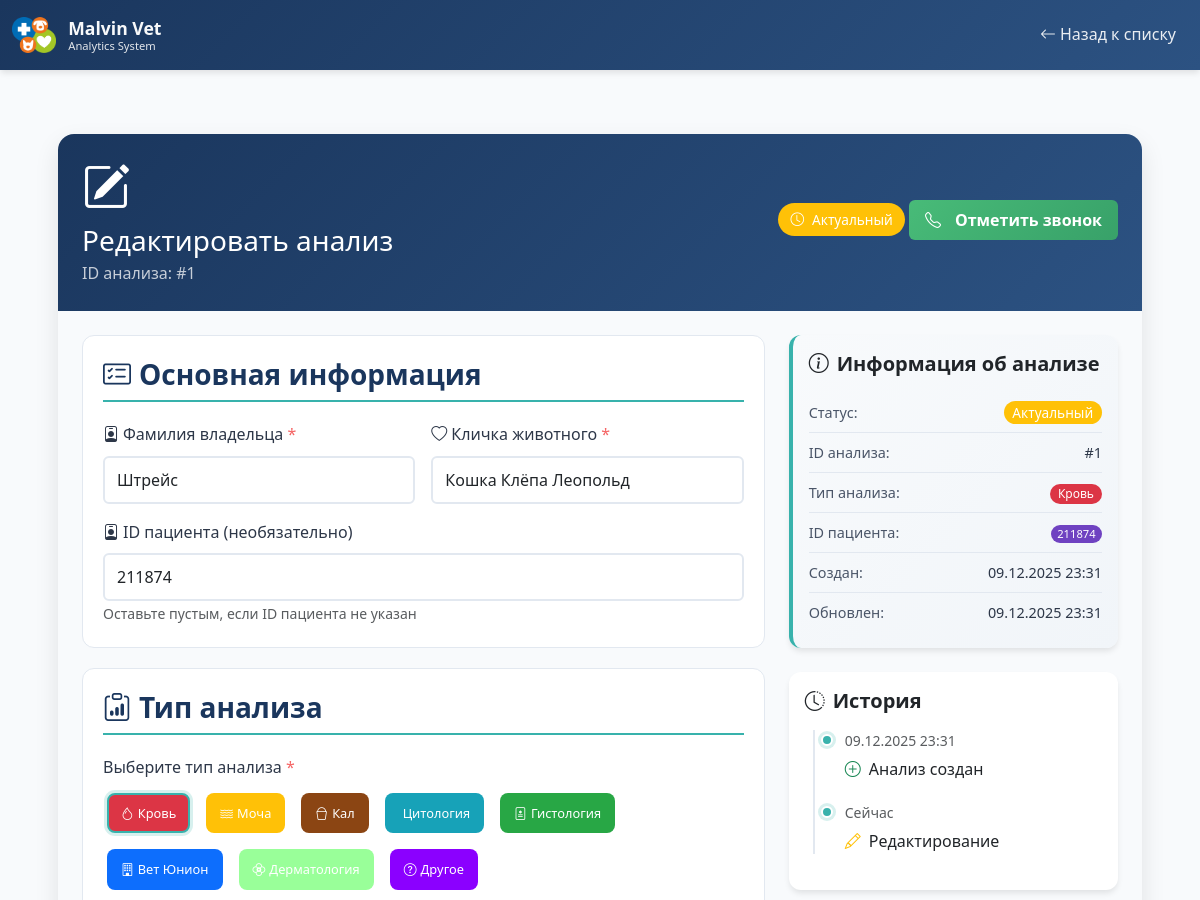
Before: /analysis/1/edit (signed in, upper part) with the older database file.
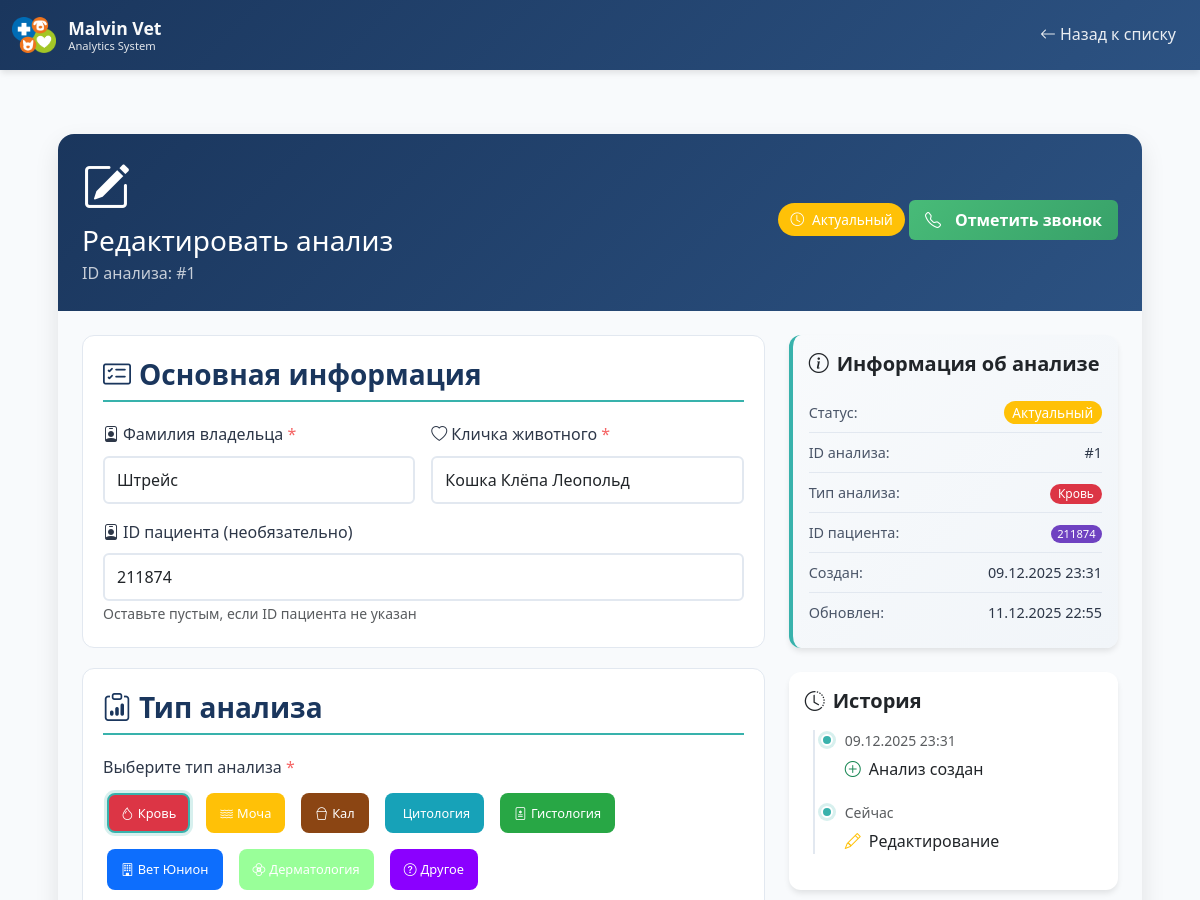
After: the same page with the newer database file.
### app.py (models this page shows)
class Analysis(db.Model):
    id = db.Column(db.Integer, primary_key=True)
    patient_id = db.Column(db.String(50))  # ID пациента
    client_surname = db.Column(db.String(100), nullable=False)
    pet_name = db.Column(db.String(100), nullable=False)
    analysis_type = db.Column(db.String(50), nullable=False)
    status = db.Column(db.String(20), default='actual')  # actual, processed
    is_called = db.Column(db.Boolean, default=False)
    call_date = db.Column(db.DateTime)
    created_at = db.Column(db.DateTime, default=datetime.utcnow)
    updated_at = db.Column(db.DateTime, default=datetime.utcnow, onupdate=datetime.utcnow)
    doctor_id = db.Column(db.Integer, db.ForeignKey('doctor.id'), nullable=False)
    notes = db.Column(db.Text)
    doctor = db.relationship('Doctor', backref='analysis_ref')

### app.py (the view, shortened to what this page needs)
@app.route('/analysis/<int:analysis_id>/edit', methods=['GET', 'POST'])
@login_required
def edit_analysis(analysis_id):
    analysis = Analysis.query.get_or_404(analysis_id)
    doctors = Doctor.query.order_by(Doctor.name).all()
    return render_template('edit_analysis.html', analysis=analysis, doctors=doctors)

### app.py (called while the page is built)
def login_required(f):
    @wraps(f)
    def decorated_function(*args, **kwargs):
        if not session.get('logged_in'):
            flash('Пожалуйста, войдите в систему', 'warning')
            return redirect(url_for('login'))
        return f(*args, **kwargs)
    return decorated_function

### templates/edit_analysis.html (shortened to what this page needs)
<!DOCTYPE html>
{% macro analysis_badge(analysis_type) %}
    {% set analysis_colors = {
        'Кровь': 'blood',
        'Моча': 'urine',
        'Кал': 'feces',
        'Цитология': 'cytology',
        'Гистология': 'histology',
        'Вет Юнион': 'vet-union',
        'Дерматология': 'dermatology'
    } %}
    {% if analysis_type in analysis_colors %}
    <span class="badge badge-{{ analysis_colors[analysis_type] }} analysis-badge">
        {{ analysis_type }}
    </span>
    {% else %}
    <span class="badge badge-manual analysis-badge">
        {{ analysis_type }}
    </span>
    {% endif %}
{% endmacro %}
<html lang="ru" data-bs-theme="light">
<head>
    <link href="https://cdn.jsdelivr.net/npm/bootstrap@5.3.0/dist/css/bootstrap.min.css" rel="stylesheet">
    <link rel="stylesheet" href="https://cdn.jsdelivr.net/npm/bootstrap-icons@1.11.0/font/bootstrap-icons.css">
    <link rel="stylesheet" href="{{ url_for('static', filename='css/style.css') }}">
</head>
<body>
    <nav class="navbar navbar-expand-lg navbar-dark" style="background: linear-gradient(135deg, var(--malvin-blue) 0%, var(--malvin-light-blue) 100%);">
        <div class="container-fluid">
            <a class="navbar-brand navbar-brand-logo" href="{{ url_for('index') }}">
                <img src="{{ url_for('static', filename='logo.png') }}" alt="Malvin Vet Logo" onerror="this.style.display='none'; this.nextElementSibling.style.display='flex';">
                <div class="navbar-brand-text">
                    <span class="brand-name text-light">Malvin Vet</span>
                    <span class="brand-subtitle text-light">Analytics System</span>
                </div>
            </a>
            <div class="navbar-nav ms-auto">
                <a class="nav-link" href="{{ url_for('index') }}">
                    <i class="bi bi-arrow-left me-1"></i>Назад к списку
                </a>
            </div>
        </div>
    </nav>
    <div class="container py-5">
        <div class="form-container">
            <div class="form-card">
                <div class="form-header">
                    <div class="d-flex justify-content-between align-items-center">
                        <div>
                            <div class="mb-2">
                                <i class="bi bi-pencil-square display-5"></i>
                            </div>
                            <h1 class="h3 mb-1">Редактировать анализ</h1>
                            <p class="mb-0 opacity-75">ID анализа: #{{ analysis.id }}</p>
                        </div>
                        <div class="text-end">
                            <div class="status-badge {% if analysis.status == 'processed' %}bg-success{% else %}bg-warning{% endif %} mb-2">
                                <i class="bi bi-{% if analysis.status == 'processed' %}check-circle{% else %}clock{% endif %} me-1"></i>
                                {% if analysis.status == 'processed' %}
                                    Обработан
                                {% else %}
                                    Актуальный
                                {% endif %}
                            </div>
                            {% if analysis.status == 'actual' %}
                            <form method="POST" action="{{ url_for('mark_called', analysis_id=analysis.id) }}"
                                  class="d-inline" onsubmit="return confirmMarkCalled()">
                                <button type="submit" class="btn btn-mark-called">
                                    <i class="bi bi-telephone me-2"></i>Отметить звонок
                                </button>
                            </form>
                            {% endif %}
                        </div>
                    </div>
                </div>
                <div class="form-body">
                    <div class="row">
                        <div class="col-lg-8">
                            <form method="POST" action="{{ url_for('edit_analysis', analysis_id=analysis.id) }}" id="editAnalysisForm" novalidate>
                                <div class="form-section">
                                    <h3 class="form-section-title">
                                        <i class="bi bi-card-checklist me-2"></i>Основная информация
                                    </h3>
                                    <div class="row g-3">
                                        <div class="col-md-6">
                                            <label for="client_surname" class="form-label required-field">
                                                <i class="bi bi-person-badge me-1"></i>Фамилия владельца
                                            </label>
                                            <input type="text"
                                                   class="form-control"
                                                   id="client_surname"
                                                   name="client_surname"
                                                   value="{{ analysis.client_surname }}"
                                                   required
                                                   placeholder="Введите фамилию владельца">
                                        </div>
                                        <div class="col-md-6">
                                            <label for="pet_name" class="form-label required-field">
                                                <i class="bi bi-heart me-1"></i>Кличка животного
                                            </label>
                                            <input type="text"
                                                   class="form-control"
                                                   id="pet_name"
                                                   name="pet_name"
                                                   value="{{ analysis.pet_name }}"
                                                   required
                                                   placeholder="Введите кличку животного">
                                        </div>
                                    </div>
                                    <div class="mt-3">
                                        <label for="patient_id" class="form-label">
                                            <i class="bi bi-person-badge me-1"></i>ID пациента (необязательно)
                                        </label>
                                        <input type="text"
                                               class="form-control"
                                               id="patient_id"
                                               name="patient_id"
                                               value="{{ analysis.patient_id or '' }}"
                                               placeholder="Введите ID пациента">
                                        <small class="text-muted">Оставьте пустым, если ID пациента не указан</small>
                                    </div>
                                </div>
                                <div class="form-section">
                                    <h3 class="form-section-title">
                                        <i class="bi bi-clipboard-data me-2"></i>Тип анализа
                                    </h3>
                                    <div class="mb-3">
                                        <label class="form-label required-field">Выберите тип анализа</label>
                                        <div class="d-flex flex-wrap mb-4" id="analysisTypeQuickSelect">
                                            {% for type in analysis_types %}
                                            <div class="analysis-type-badge badge-{{ type.color }}"
                                                 data-value="{{ type.value }}"
                                                 onclick="selectAnalysisType('{{ type.value }}')"
                                                 {% if analysis.analysis_type == type.value %}style="border-color: var(--malvin-accent); box-shadow: 0 0 0 3px rgba(56, 178, 172, 0.2);"{% endif %}>
                                                <i class="bi bi-{{ type.icon }} me-1"></i>
                                                {{ type.value }}
                                            </div>
                                            {% endfor %}
                                        </div>
                                    </div>
                                </div>
                            </form>
                        </div>
                        <div class="col-lg-4">
                            <div class="card analysis-info-card mb-4">
                                <div class="card-body">
                                    <h5 class="card-title mb-3">
                                        <i class="bi bi-info-circle me-2"></i>Информация об анализе
                                    </h5>
                                    <div class="info-row d-flex">
                                        <span class="info-label">Статус:</span>
                                        <span class="info-value">
                                            {% if analysis.status == 'processed' %}
                                                <span class="badge bg-success">Обработан</span>
                                            {% else %}
                                                <span class="badge bg-warning">Актуальный</span>
                                            {% endif %}
                                        </span>
                                    </div>
                                    <div class="info-row d-flex">
                                        <span class="info-label">ID анализа:</span>
                                        <span class="info-value">#{{ analysis.id }}</span>
                                    </div>
                                    <div class="info-row d-flex">
                                        <span class="info-label">Тип анализа:</span>
                                        <span class="info-value">
                                            {{ analysis_badge(analysis.analysis_type) }}
                                        </span>
                                    </div>
                                    <div class="info-row d-flex">
                                        <span class="info-label">ID пациента:</span>
                                        <span class="info-value">
                                            {% if analysis.patient_id %}
                                            <span class="badge patient-id-badge">{{ analysis.patient_id }}</span>
                                            {% else %}
                                            <span class="text-muted">Не указан</span>
                                            {% endif %}
                                        </span>
                                    </div>
                                    <div class="info-row d-flex">
                                        <span class="info-label">Создан:</span>
                                        <span class="info-value">
                                            {% if analysis.created_at %}
                                                {{ analysis.created_at.strftime('%d.%m.%Y %H:%M') }}
                                            {% else %}
                                                Не указано
                                            {% endif %}
                                        </span>
                                    </div>
                                    <div class="info-row d-flex">
                                        <span class="info-label">Обновлен:</span>
                                        <span class="info-value">
                                            {% if analysis.updated_at %}
                                                {{ analysis.updated_at.strftime('%d.%m.%Y %H:%M') }}
                                            {% else %}
                                                Не указано
                                            {% endif %}
                                        </span>
                                    </div>
                                </div>
                            </div>
                            <div class="card mb-4">
                                <div class="card-body">
                                    <h5 class="card-title mb-3">
                                        <i class="bi bi-clock-history me-2"></i>История
                                    </h5>
                                    <div class="timeline">
                                        <div class="timeline-item">
                                            <div class="small text-muted mb-1">
                                                {{ analysis.created_at.strftime('%d.%m.%Y %H:%M') }}
                                            </div>
                                            <div class="fw-medium">
                                                <i class="bi bi-plus-circle me-1 text-success"></i>
                                                Анализ создан
                                            </div>
                                        </div>
                                        <div class="timeline-item">
                                            <div class="small text-muted mb-1">
                                                Сейчас
                                            </div>
                                            <div class="fw-medium">
                                                <i class="bi bi-pencil me-1 text-warning"></i>
                                                Редактирование
                                            </div>
                                        </div>
                                    </div>
                                </div>
                            </div>
                        </div>
                    </div>
                </div>
            </div>
        </div>
    </div>
</body>
</html>

Changed rows visible on the page:
changed Analysis "Кровь": updated_at "09.12.2025 23:31" → "11.12.2025 22:55"
